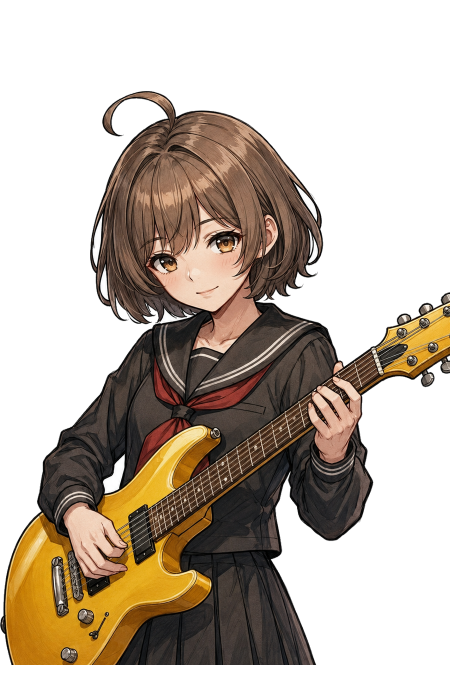
#> input picture assets/characters/artists/artist_001/portrait/artist_001_portrait.png, 900 x 1400 px (shown at 1/2 size); its folder holds only this picture in this run
$ python -i character_ref.py   (imports and definitions only)
#> lines starting #> are read from the running program, lines starting #| are printed output that depends on the picture
#!/usr/bin/env python3
"""Pick and prepare character reference images for ComfyUI img2img."""
from __future__ import annotations

import re
import shutil
from pathlib import Path

REF_ROOT = Path("/Volumes/磁盘1/star3/图片_ref_star3/01_characters")
COMFY_INPUT = Path("/Users/luke/ComfyUI/input")
COMFY_OUTPUT = Path("/Users/luke/ComfyUI/output")
PROJECT_ROOT = Path("/Users/luke/project-star-3")
PROJECT_ARTIST_SOURCES = {
    "artist_001": PROJECT_ROOT / "cursor_png" / "artist_001.png",
    "artist_002": PROJECT_ROOT / "cursor_png" / "artist_002.png",
    "artist_003": PROJECT_ROOT / "cursor_png" / "artist_003.png",
}

CHARACTER_ROOTS = (
    REF_ROOT / "playable_pc",
    REF_ROOT / "story_protagonist" / "ken",
    REF_ROOT / "story_protagonist" / "odo",
)

# Flat story folders (png files directly inside, not ref_* subfolders).
FLAT_CHARACTER_ALIASES = {
    "ken": REF_ROOT / "story_protagonist" / "ken",
    "odo": REF_ROOT / "story_protagonist" / "odo",
    "story_ken": REF_ROOT / "story_protagonist" / "ken",
    "story_odo": REF_ROOT / "story_protagonist" / "odo",
}

# Prefer standing portrait sheets over huge battle atlases.
PREFERRED_SUFFIXES = (
    "_bidl.png",
    "_trimunq.png",
    "_batk_swing.png",
    "_spr_add0.png",
    "_spr.png",
    "_trimbtl.png",
)

SKIP_PARTS = ("_add1", "_adds", "_no.png", "_mask", "_trimbtl_add", "_trimunq_add")


# [130 lines left out: functions list_character_dirs, resolve_character_dir, score_texture, pick_reference_texture, extract_sprite_crop, prepare_reference_image, not called in this run]


def _fit_on_canvas(img, canvas_w: int, canvas_h: int, margin: int = 4):
    from PIL import Image

    canvas = Image.new("RGBA", (canvas_w, canvas_h), (255, 255, 255, 255))
    fit_w = max(1, canvas_w - margin * 2)
    fit_h = max(1, canvas_h - margin * 2)
    resample = Image.Resampling.NEAREST if max(canvas_w, canvas_h) <= 128 else Image.Resampling.LANCZOS
    fitted = img.copy()
    fitted.thumbnail((fit_w, fit_h), resample)
    x = (canvas_w - fitted.width) // 2
    y = (canvas_h - fitted.height) // 2
    canvas.paste(fitted, (x, y), fitted)
    return canvas


# [28 lines left out: function prepare_project_artist, not called in this run]


def finalize_pixel_sprite(
    src: Path,
    dest: Path,
    size: int = 128,
    colors: int = 36,
    zoom: float = 1.18,
    face_bias: float = 0.12,
    palette_source: Path | None = None,
    saturate: float = 1.0,
) -> Path:
    """Force exact NxN canvas, nearest-neighbor + palette quantize for clean pixels."""
#> called with dest = 'out.png', size = 128, colors = 36, zoom = 1.18, face_bias = 0.12, saturate = 1
    from PIL import Image, ImageEnhance

    with Image.open(src) as img:
#> img is the input picture: PIL image 900x1400 RGBA; mean R, G, B, A 50.4, 39.2, 27.3, 113.8
        img = img.convert("RGBA")
        if zoom > 1.0:
            w, h = img.size
#> w = 900; h = 1400
            cw, ch = int(w / zoom), int(h / zoom)
#> cw = 762; ch = 1186
            left = max(0, (w - cw) // 2)
#> left = 69
            top = max(0, int((h - ch) * face_bias))
#> top = 25
            top = min(top, max(0, h - ch))
            img = img.crop((left, top, left + cw, top + ch))
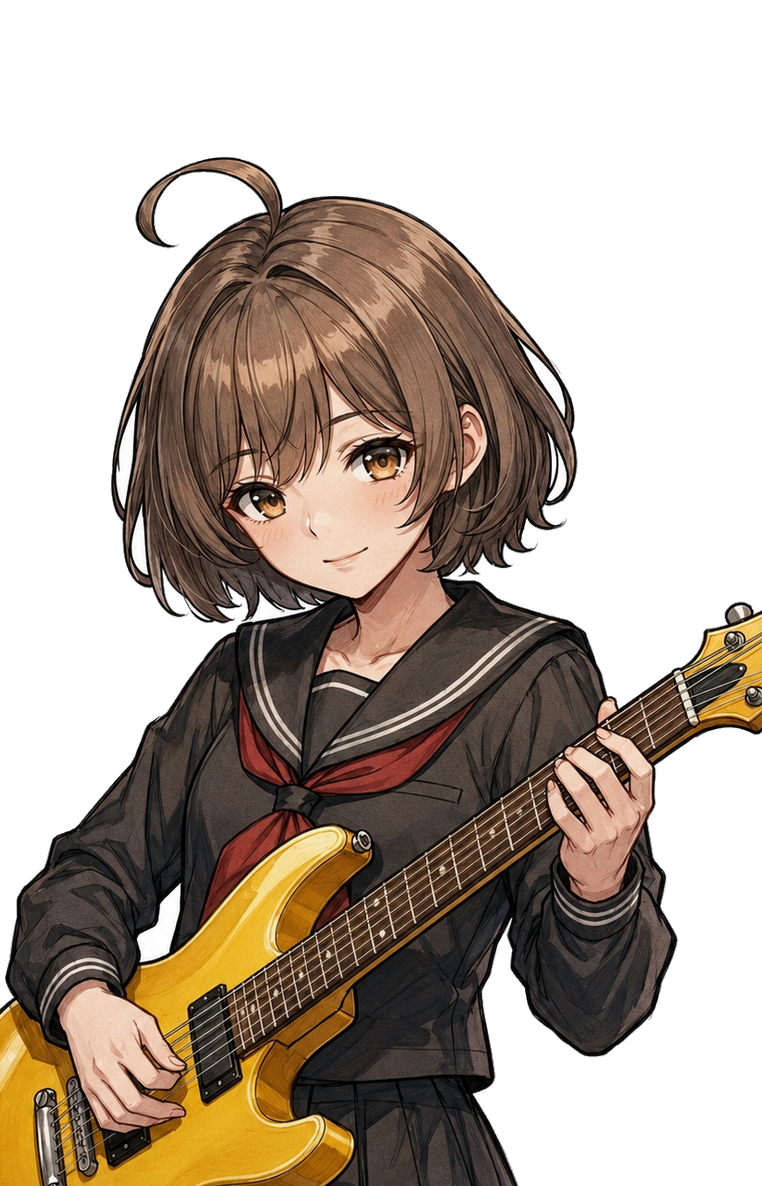
#> img: PIL image 762x1186 RGBA; mean R, G, B, A 58.3, 45.8, 34.3, 133.6; transparent parts drawn white
        canvas = _fit_on_canvas(img, size, size, margin=1)
#> in _fit_on_canvas, `canvas = Image.new("RGBA", (canvas_w, canvas_h), (255, 255, 255, 255))`: canvas: PIL image 128x128 RGBA; every value is 255
#> in _fit_on_canvas, `fitted.thumbnail((fit_w, fit_h), resample)`:
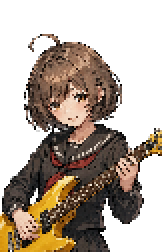
#> fitted: PIL image 81x126 RGBA (shown 2 times larger); mean R, G, B, A 58.2, 45.7, 34.2, 133.5; transparent parts drawn white
#> in _fit_on_canvas, `canvas.paste(fitted, (x, y), fitted)`:
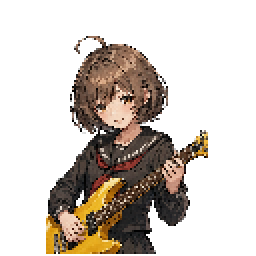
#> canvas: PIL image 128x128 RGBA (shown 2 times larger); mean R, G, B, A 208, 200.2, 193, 254.9; transparent parts drawn white
        rgb = canvas.convert("RGB")
        if saturate != 1.0:
            rgb = ImageEnhance.Color(rgb).enhance(saturate)
            rgb = ImageEnhance.Contrast(rgb).enhance(1.04)

        if palette_source and palette_source.is_file():
            with Image.open(palette_source) as pal_src:
                ref = pal_src.convert("RGB").quantize(
                    colors=colors,
                    method=Image.Quantize.MEDIANCUT,
                    dither=Image.Dither.NONE,
                )
            quantized = rgb.quantize(palette=ref, dither=Image.Dither.NONE).convert("RGBA")
        else:
            quantized = rgb.quantize(
                colors=colors,
                method=Image.Quantize.MEDIANCUT,
                dither=Image.Dither.NONE,
            ).convert("RGBA")
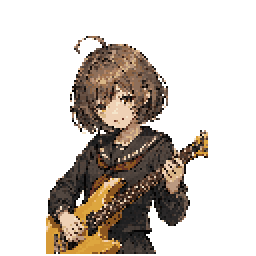
#> quantized: PIL image 128x128 RGBA (shown 2 times larger); mean R, G, B, A 207.6, 200.3, 193.6, 255
#> (the run stopped early here; a loop or call above may not have finished)
